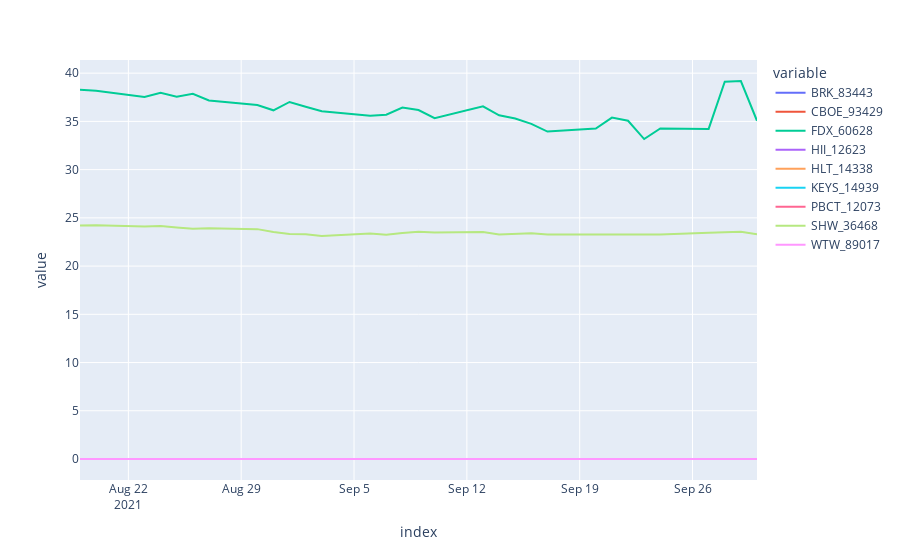

Notebook source saved alongside this figure:
### Code cell
px.line(exp.forecast_model.price_est)
